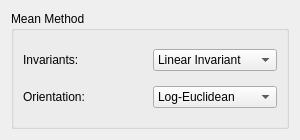
<?xml version="1.0" encoding="UTF-8"?>
<ui version="4.0">
 <class>ModelTensor</class>
 <widget class="QDialog" name="ModelTensor">
  <property name="geometry">
   <rect>
    <x>0</x>
    <y>0</y>
    <width>300</width>
    <height>140</height>
   </rect>
  </property>
  <property name="sizePolicy">
   <sizepolicy hsizetype="Fixed" vsizetype="Fixed">
    <horstretch>0</horstretch>
    <verstretch>0</verstretch>
   </sizepolicy>
  </property>
  <property name="minimumSize">
   <size>
    <width>300</width>
    <height>140</height>
   </size>
  </property>
  <property name="windowTitle">
   <string>Dialog</string>
  </property>
  <layout class="QVBoxLayout" name="verticalLayout">
   <item>
    <widget class="QGroupBox" name="groupBox_2">
     <property name="title">
      <string>Mean Method</string>
     </property>
     <layout class="QVBoxLayout" name="verticalLayout_2">
      <item>
       <layout class="QHBoxLayout" name="horizontalLayout_2">
        <item>
         <widget class="QLabel" name="label_3">
          <property name="text">
           <string>Invariants:</string>
          </property>
         </widget>
        </item>
        <item>
         <widget class="QComboBox" name="meanInvariantComboBox">
          <item>
           <property name="text">
            <string>Linear Invariant</string>
           </property>
          </item>
          <item>
           <property name="text">
            <string>Log-Euclidean</string>
           </property>
          </item>
          <item>
           <property name="text">
            <string>Matrix Average</string>
           </property>
          </item>
         </widget>
        </item>
       </layout>
      </item>
      <item>
       <layout class="QHBoxLayout" name="horizontalLayout">
        <item>
         <widget class="QLabel" name="label">
          <property name="text">
           <string>Orientation:</string>
          </property>
         </widget>
        </item>
        <item>
         <widget class="QComboBox" name="meanOrientationComboBox">
          <item>
           <property name="text">
            <string>Log-Euclidean</string>
           </property>
          </item>
          <item>
           <property name="text">
            <string>Matrix Average</string>
           </property>
          </item>
         </widget>
        </item>
       </layout>
      </item>
     </layout>
    </widget>
   </item>
  </layout>
 </widget>
 <resources/>
 <connections/>
</ui>
